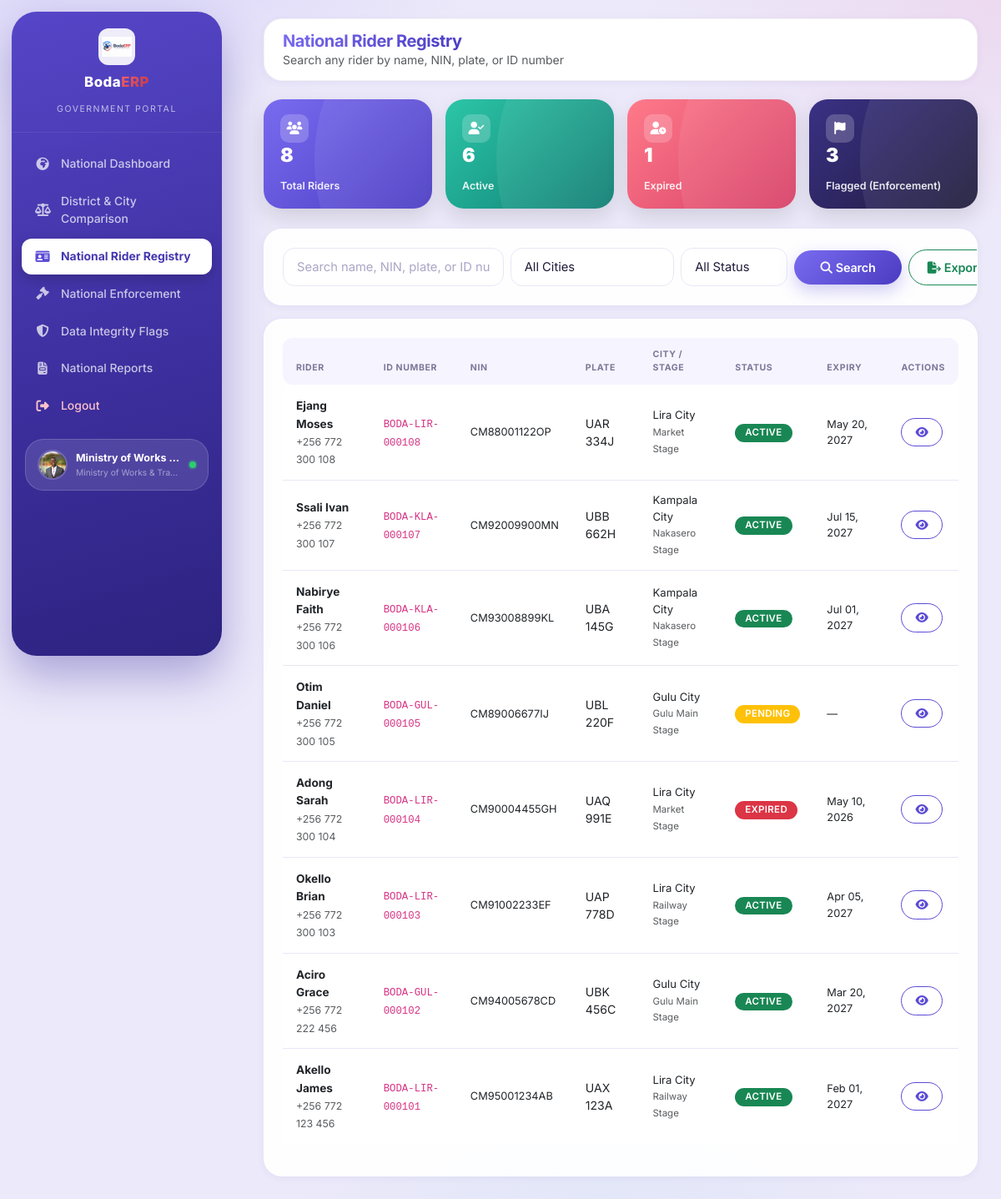
The page /pages/government/registry.php (signed in) on the database its author committed.
### tables this page shows
CREATE TABLE riders (
  id                   INT AUTO_INCREMENT PRIMARY KEY,
  user_id              INT NULL,                      
  city_id              CHAR(3) NOT NULL,
  stage_id             INT NOT NULL,
  id_number            VARCHAR(30) NOT NULL UNIQUE,    
  full_name            VARCHAR(150) NOT NULL,
  nin                  VARCHAR(20) UNIQUE NULL,
  date_of_birth        DATE NULL,
  gender               ENUM('Male','Female','Other') NULL,
  marital_status       ENUM('Single','Married','Divorced','Widowed') NULL,
  phone                VARCHAR(30) NOT NULL,
  email                VARCHAR(150) NULL,
  physical_address     VARCHAR(255) NULL,
  next_of_kin_name     VARCHAR(150) NULL,
  next_of_kin_contact  VARCHAR(30) NULL,
  bike_plate           VARCHAR(20) NOT NULL,
  bike_model           VARCHAR(100) NULL,
  route                VARCHAR(150) NULL,
  photo_path           VARCHAR(255) NULL,
  status               ENUM('active','expired','pending') NOT NULL DEFAULT 'pending',
  member_since         DATE NOT NULL,
  expiry_date          DATE NULL,
  annual_tax           DECIMAL(12,2) NOT NULL,
  created_by           INT NULL,                       
  deleted_at           DATETIME NULL,
  created_at           DATETIME NOT NULL DEFAULT CURRENT_TIMESTAMP,
  updated_at           DATETIME NOT NULL DEFAULT CURRENT_TIMESTAMP ON UPDATE CURRENT_TIMESTAMP,
  FOREIGN KEY (user_id)    REFERENCES users(id)  ON DELETE SET NULL,
  FOREIGN KEY (city_id)    REFERENCES cities(id) ON DELETE RESTRICT,
  FOREIGN KEY (stage_id)   REFERENCES stages(id) ON DELETE RESTRICT,
  FOREIGN KEY (created_by) REFERENCES users(id)  ON DELETE SET NULL,
  INDEX idx_riders_stage (stage_id),
  INDEX idx_riders_city_status (city_id, status),
  INDEX idx_riders_expiry (expiry_date)
);

CREATE TABLE cities (
  id                 CHAR(3) PRIMARY KEY,                  
  name               VARCHAR(120) NOT NULL,
  country            VARCHAR(80)  NOT NULL DEFAULT 'Uganda',
  currency           CHAR(3)      NOT NULL DEFAULT 'UGX',
  logo_path          VARCHAR(255),
  annual_fee         DECIMAL(12,2) NOT NULL DEFAULT 0,
  fiscal_year        VARCHAR(20)  NOT NULL DEFAULT '2026/2027',
  id_prefix          VARCHAR(20)  NOT NULL,
  status             ENUM('active','pending','suspended') NOT NULL DEFAULT 'pending',
  contact_email      VARCHAR(150),
  contact_phone      VARCHAR(30),
  address            VARCHAR(255),
  payment_gateway    VARCHAR(60),
  sms_gateway        VARCHAR(60),
  revenue_split_city        TINYINT UNSIGNED NOT NULL DEFAULT 55,
  revenue_split_association TINYINT UNSIGNED NOT NULL DEFAULT 26,
  revenue_split_platform    TINYINT UNSIGNED NOT NULL DEFAULT 9,
  revenue_split_government  TINYINT UNSIGNED NOT NULL DEFAULT 10,
  compliance_target  TINYINT UNSIGNED NOT NULL DEFAULT 70,
  grace_period_days  SMALLINT UNSIGNED NOT NULL DEFAULT 30,
  reminder_days      SMALLINT UNSIGNED NOT NULL DEFAULT 14,
  created_by         INT NULL,
  created_at         DATETIME NOT NULL DEFAULT CURRENT_TIMESTAMP,
  updated_at         DATETIME NOT NULL DEFAULT CURRENT_TIMESTAMP ON UPDATE CURRENT_TIMESTAMP,
  CONSTRAINT chk_revenue_split CHECK (revenue_split_city + revenue_split_association + revenue_split_platform + revenue_split_government = 100)
);

CREATE TABLE stages (
  id          INT AUTO_INCREMENT PRIMARY KEY,
  city_id     CHAR(3) NOT NULL,
  code        VARCHAR(20) NOT NULL UNIQUE,           
  name        VARCHAR(120) NOT NULL,
  location    VARCHAR(150),
  route       VARCHAR(150),
  chairperson_name  VARCHAR(150),    
  chairperson_phone VARCHAR(30),
  status      ENUM('active','inactive') NOT NULL DEFAULT 'active',
  created_at  DATETIME NOT NULL DEFAULT CURRENT_TIMESTAMP,
  updated_at  DATETIME NOT NULL DEFAULT CURRENT_TIMESTAMP ON UPDATE CURRENT_TIMESTAMP,
  FOREIGN KEY (city_id) REFERENCES cities(id) ON DELETE RESTRICT,
  INDEX idx_stage_city (city_id)
);

### config/database.php (called while the page is built, shortened)
<?php
function db(): mysqli {
    static $link = null;
    if ($link === null) {
        try {
            $link = mysqli_connect(DB_HOST, DB_USER, DB_PASS, DB_NAME, (int) DB_PORT);
            $link->set_charset(DB_CHARSET);
        } catch (mysqli_sql_exception $e) {
            error_log('BodaERP DB Connection Error: ' . $e->getMessage());
            die('Database connection failed. Please try again later or contact support.');
        }
    }
    return $link;
}

### includes/db_helpers.php (called while the page is built, shortened)
<?php
require_once __DIR__ . '/../config/database.php';
function _dbPrepare(string $sql, array $params = []): mysqli_stmt {
    $values = $params;
    $stmt = db()->prepare($sql);
    if ($values !== []) {
        $types = '';
        foreach ($values as $v) {
            if (is_int($v))       $types .= 'i';
            elseif (is_float($v)) $types .= 'd';
            elseif (is_bool($v))  { $types .= 'i'; }
            else                   $types .= 's';
        }
        $bound = [];
        foreach ($values as $k => $v) {
            $bound[$k] = is_bool($v) ? (int) $v : $v;
        }
        $stmt->bind_param($types, ...$bound);
    }
    return $stmt;
}
function fetchAll(string $sql, array $params = []): array {
    $stmt = _dbPrepare($sql, $params);
    $stmt->execute();
    $result = $stmt->get_result();
    $rows = $result->fetch_all(MYSQLI_ASSOC);
    return $rows;
}
function fetchValue(string $sql, array $params = []) {
    $stmt = _dbPrepare($sql, $params);
    $stmt->execute();
    $row = $stmt->get_result()->fetch_row();
    return $row === null ? null : $row[0];
}

### includes/functions.php (called while the page is built, shortened)
<?php
require_once __DIR__ . '/db_helpers.php';
function formatDate(?string $date, string $fmt = 'M d, Y'): string {
    $ts = strtotime($date);
    return $ts ? date($fmt, $ts) : '—';
}
function h(?string $s): string {
    return htmlspecialchars($s ?? '', ENT_QUOTES, 'UTF-8');
}

### pages/government/registry.php (the view, shortened to what this page needs)
<?php
$search = trim($_GET['q'] ?? '');
$sql = "SELECT r.*, c.name AS city_name, s.name AS stage_name,
        (SELECT COUNT(*) FROM payments p WHERE p.rider_id = r.id AND p.status = 'Confirmed') AS payment_count,
        (SELECT COALESCE(SUM(p.amount),0) FROM payments p WHERE p.rider_id = r.id AND p.status = 'Confirmed') AS payment_total,
        (SELECT COUNT(*) FROM enforcement_actions e WHERE e.rider_id = r.id) AS enforcement_count
        FROM riders r
        LEFT JOIN cities c ON c.id = r.city_id
        LEFT JOIN stages s ON s.id = r.stage_id
        WHERE r.deleted_at IS NULL";
$params = [];
$sql .= " ORDER BY r.id DESC LIMIT 300";
$riders = fetchAll($sql, $params);
$totalRidersAll  = (int) fetchValue("SELECT COUNT(*) FROM riders WHERE deleted_at IS NULL");
$activeRidersAll = (int) fetchValue("SELECT COUNT(*) FROM riders WHERE deleted_at IS NULL AND status = 'active'");
$expiredRidersAll = (int) fetchValue("SELECT COUNT(*) FROM riders WHERE deleted_at IS NULL AND status = 'expired'");
$flaggedRidersAll = (int) fetchValue("SELECT COUNT(DISTINCT rider_id) FROM enforcement_actions WHERE rider_id IS NOT NULL");
?>
<!DOCTYPE html>
<html lang="en">
<head>
    <?php $pageTitle = 'National Rider Registry - BodaERP Government Portal'; require __DIR__ . '/../../includes/partials/head-assets.php'; ?>
</head>
<body>
<?php require __DIR__ . '/../../includes/partials/sidebar-government.php'; ?>
<div class="main-content" id="mainContent">
    <header class="top-header">
        <div class="d-flex justify-content-between align-items-center flex-wrap gap-2">
            <div class="d-flex align-items-center gap-3">
                <div>
                    <h5 class="mb-0 fw-bold"><span class="text-gradient-blue">National Rider Registry</span></h5>
                    <small class="text-muted d-none d-sm-block">Search any rider by name, NIN, plate, or ID number</small>
                </div>
            </div>
        </div>
    </header>
    <div class="content-area">
        <div class="row g-3 row-cols-2 row-cols-xl-4 mb-4">
            <div class="col"><div class="stat-hero-card grad-blue"><div class="stat-hero-icon"><i class="fas fa-users"></i></div><div><div class="stat-hero-value"><?= number_format($totalRidersAll) ?></div><div class="stat-hero-label">Total Riders</div></div></div></div>
            <div class="col"><div class="stat-hero-card grad-green"><div class="stat-hero-icon"><i class="fas fa-user-check"></i></div><div><div class="stat-hero-value"><?= number_format($activeRidersAll) ?></div><div class="stat-hero-label">Active</div></div></div></div>
            <div class="col"><div class="stat-hero-card grad-red"><div class="stat-hero-icon"><i class="fas fa-user-clock"></i></div><div><div class="stat-hero-value"><?= number_format($expiredRidersAll) ?></div><div class="stat-hero-label">Expired</div></div></div></div>
            <div class="col"><div class="stat-hero-card grad-dark"><div class="stat-hero-icon"><i class="fas fa-flag"></i></div><div><div class="stat-hero-value"><?= number_format($flaggedRidersAll) ?></div><div class="stat-hero-label">Flagged (Enforcement)</div></div></div></div>
        </div>
        <div class="card mb-3 no-print">
            <div class="card-body">
                <form class="row g-2 align-items-center" method="get">
                    <div class="col-md-4"><input type="text" class="form-control" name="q" value="<?= h($search) ?>" placeholder="Search name, NIN, plate, or ID number..."></div>
                    <div class="col-md-3">
                        <select class="form-select" name="city">
                            <option value="">All Cities</option>
                        </select>
                    </div>
                    <div class="col-md-2">
                        <select class="form-select" name="status">
                            <option value="">All Status</option>
                        </select>
                    </div>
                    <div class="col-md-2"><button type="submit" class="btn btn-primary w-100"><i class="fas fa-search me-1"></i>Search</button></div>
                    <div class="col-md-1 text-md-end">
                        <?php $exportTableId='registryTable'; $exportFilename='national_rider_registry'; $exportTitle='National Rider Registry'; require __DIR__ . '/../../includes/partials/export-toolbar.php'; ?>
                    </div>
                </form>
            </div>
        </div>
        <div class="card">
            <div class="card-body">
                <div class="table-responsive">
                    <table class="table table-hover align-middle" id="registryTable">
                        <thead><tr><th>Rider</th><th>ID Number</th><th>NIN</th><th>Plate</th><th>City / Stage</th><th>Status</th><th>Expiry</th><th class="no-export">Actions</th></tr></thead>
                        <tbody>
                        <?php foreach ($riders as $r): $sc = ['active'=>'success','expired'=>'danger','pending'=>'warning']; ?>
                            <tr>
                                <td><strong style="font-size:0.85rem;"><?= h($r['full_name']) ?></strong><br><small class="text-muted"><?= h($r['phone']) ?></small></td>
                                <td><code><?= h($r['id_number']) ?></code></td>
                                <td style="font-size:0.8rem;"><?= h($r['nin'] ?: '—') ?></td>
                                <td><?= h($r['bike_plate']) ?></td>
                                <td style="font-size:0.82rem;"><?= h($r['city_name'] ?? '—') ?><br><small class="text-muted"><?= h($r['stage_name'] ?? '') ?></small></td>
                                <td><span class="badge bg-<?= $sc[$r['status']] ?? 'secondary' ?>"><?= strtoupper($r['status']) ?></span></td>
                                <td style="font-size:0.8rem;"><?= $r['expiry_date'] ? formatDate($r['expiry_date']) : '—' ?></td>
                                <td class="no-export"><button class="btn btn-sm btn-outline-primary" onclick="viewRider(<?= (int) $r['id'] ?>)"><i class="fas fa-eye"></i></button></td>
                            </tr>
                        <?php endforeach; ?>
                        </tbody>
                    </table>
                </div>
            </div>
        </div>
    </div>
</div>
</body>
</html>

### assets/css/admin.css (style rules this page uses)
.main-content { margin-left: 288px; padding: 22px 28px 30px; min-height: 100vh; transition: all var(--transition-normal); }
.top-header { background: var(--pure-white); padding: 14px 22px; border-radius: var(--radius-lg); border: 1px solid rgba(28, 32, 51, 0.05); box-shadow: var(--shadow-sm); margin-bottom: 22px; transition: all var(--transition-normal); }
.content-area { animation: fadeInUp 0.5s ease forwards; }
.top-header .d-flex.justify-content-between { flex-wrap: wrap; row-gap: 10px; }
.stat-hero-card { border-radius: var(--radius-lg); padding: 18px 20px; color: var(--pure-white); position: relative; overflow: hidden; min-height: 110px; display: flex; flex-direction: column; justify-content: space-between; box-shadow: 0 10px 26px rgba(0, 0, 0, 0.12); transition: all var(--transition-normal); height: 100%; }
.stat-hero-card::after { content: ''; position: absolute; top: -55%; right: -20%; width: 90%; height: 220%; background: rgba(255, 255, 255, 0.07); border-radius: 50%; }
.stat-hero-card .stat-hero-icon { width: 34px; height: 34px; border-radius: 10px; background: rgba(255, 255, 255, 0.2); display: flex; align-items: center; justify-content: center; font-size: 0.95rem; position: relative; z-index: 1; }
.stat-hero-card .stat-hero-label { font-size: 0.78rem; font-weight: 600; opacity: 0.9; margin-top: 14px; position: relative; z-index: 1; }
.stat-hero-card .stat-hero-value { font-size: 1.45rem; font-weight: 900; margin-top: 2px; line-height: 1.15; position: relative; z-index: 1; word-break: break-word; }
.stat-hero-card.grad-blue { background: var(--primary-blue-gradient); }
.stat-hero-card.grad-red { background: linear-gradient(135deg, #ff7a8a 0%, #d63f66 100%); }
.stat-hero-card.grad-dark { background: linear-gradient(135deg, #3a3185 0%, #1f1b3a 100%); }
.stat-hero-card.grad-green { background: linear-gradient(135deg, #2cc6a8 0%, #0e7c72 100%); }

### rows shown on the page
riders: full_name "Ejang Moses", phone "+256 772 300 108", id_number "BODA-LIR-000108", nin "CM88001122OP", bike_plate "UAR 334J", city.name "Lira City", stage.name "Market Stage", status "ACTIVE", expiry_date "May 20, 2027"
riders: full_name "Ssali Ivan", phone "+256 772 300 107", id_number "BODA-KLA-000107", nin "CM92009900MN", bike_plate "UBB 662H", city.name "Kampala City", stage.name "Nakasero Stage", status "ACTIVE", expiry_date "Jul 15, 2027"
riders: full_name "Nabirye Faith", phone "+256 772 300 106", id_number "BODA-KLA-000106", nin "CM93008899KL", bike_plate "UBA 145G", city.name "Kampala City", stage.name "Nakasero Stage", status "ACTIVE", expiry_date "Jul 01, 2027"
riders: full_name "Otim Daniel", phone "+256 772 300 105", id_number "BODA-GUL-000105", nin "CM89006677IJ", bike_plate "UBL 220F", city.name "Gulu City", stage.name "Gulu Main Stage", status "PENDING"
riders: full_name "Adong Sarah", phone "+256 772 300 104", id_number "BODA-LIR-000104", nin "CM90004455GH", bike_plate "UAQ 991E", city.name "Lira City", stage.name "Market Stage", status "EXPIRED", expiry_date "May 10, 2026"
riders: full_name "Okello Brian", phone "+256 772 300 103", id_number "BODA-LIR-000103", nin "CM91002233EF", bike_plate "UAP 778D", city.name "Lira City", stage.name "Railway Stage", status "ACTIVE", expiry_date "Apr 05, 2027"
riders: full_name "Aciro Grace", phone "+256 772 222 456", id_number "BODA-GUL-000102", nin "CM94005678CD", bike_plate "UBK 456C", city.name "Gulu City", stage.name "Gulu Main Stage", status "ACTIVE", expiry_date "Mar 20, 2027"
riders: full_name "Akello James", phone "+256 772 123 456", id_number "BODA-LIR-000101", nin "CM95001234AB", bike_plate "UAX 123A", city.name "Lira City", stage.name "Railway Stage", status "ACTIVE", expiry_date "Feb 01, 2027"

### other values the page prints
$label "National Dashboard"
$label "District & City Comparison"
$label "National Rider Registry"
$label "National Enforcement"
$label "Data Integrity Flags"
$label "National Reports"
$_SESSION['name'] "Ministry of Works…"
$sfcRole "Ministry of Works & Tra…"
$totalRidersAll "8"
$activeRidersAll "6"
$expiredRidersAll "1"
$flaggedRidersAll "3"
